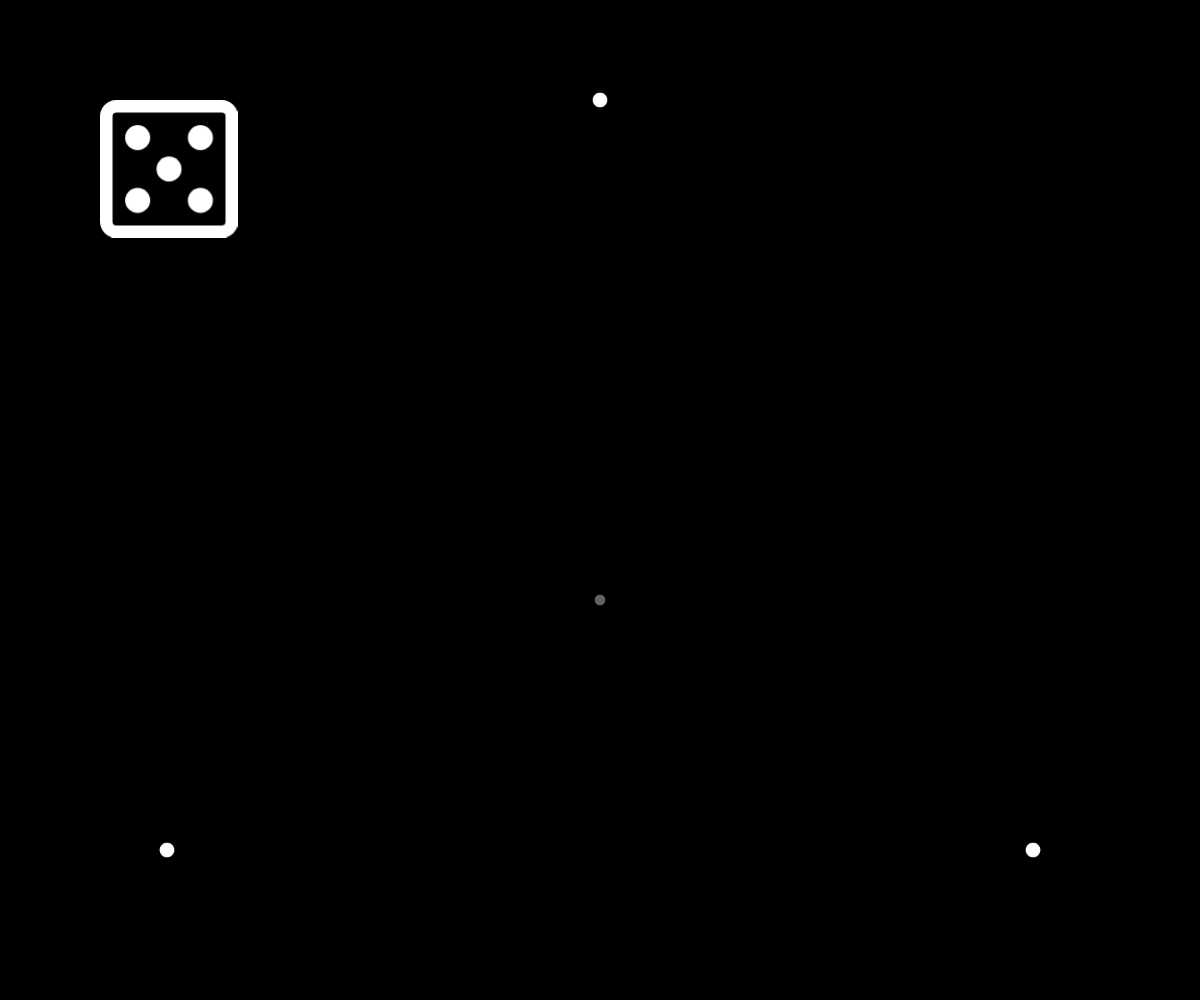
Frame 1 (no input)
Frame 60 (no input): identical to frame 1, image omitted
Frame 120 (the mouse pressed at the canvas centre since frame 60): identical to frame 1, image omitted

The p5.js sketch that drew this single still picture (run headless with seeded random() and noise() and a simulated clock; from frame 60 on, the mouse is pressed at the canvas centre):

// p5.js sketch
// ── sketch.js

var n = 2;
var vel = 1;
var chaos;
var die;
var diePos;
var auto = false;
const ANIMATION_STEPS = 60;
function setup() {
  createCanvas(windowWidth,windowHeight).position(0,0);
  stroke(255);
  noStroke();
  diePos = createVector(100,100);
  chaos = new ChaosGame(1)
  die = new Dice(height/8);
  chaos.reset('111','111','111',0.5);
  // frameRate(1);
  background(0);
}

function draw() {
  background(0);
  // die.canv.clear();
  chaos.canv.clear();
  chaos.canv.image(chaos.rawCanv,0,0);
  chaos.canv.image(chaos.overCanv,0,0);
  chaos.animate();
  image(chaos.canv,width/2-height/2,0,height,height);
  if (auto){
    die.roll();
    chaos.step();
  }
  die.show();
  image(die.canv,diePos.x,diePos.y)

}

function mousePressed() {
  if (die.hoveredOver()){
    die.roll();
    chaos.step();
  }
}

function keyPressed(){
  if (key === 'a' || key === 'ф'){
    auto = !auto;
  }
}

function Dice(w){
  this.SW = w/20;
  this.val = floor(random(6))+1;
  this.w = w;
  this.canv = createGraphics(this.w+2*this.SW,this.w+2*this.SW)
  this.show = function(){
    let d = this.SW;
    this.canv.clear();
    this.canv.stroke(255);
    this.canv.strokeWeight(d*2);
    this.canv.noFill();
    this.canv.rect(d,d,this.w,this.w,10);
    this.canv.strokeWeight(d*4);
    switch (this.val) {
      case 1:
      this.canv.point(this.w/2+d,this.w/2+d);
      break;
      case 2:
      this.canv.point(3*this.w/4+d,this.w/4+d);
      this.canv.point(this.w/4+d,3*this.w/4+d);
      break;
      case 3:
      this.canv.point(this.w/2+d,this.w/2+d);
      this.canv.point(3*this.w/4+d,this.w/4+d);
      this.canv.point(this.w/4+d,3*this.w/4+d);
      break;
      case 4:
      this.canv.point(3*this.w/4+d,this.w/4+d);
      this.canv.point(this.w/4+d,3*this.w/4+d);
      this.canv.point(this.w/4+d,this.w/4+d);
      this.canv.point(3*this.w/4+d,3*this.w/4+d);
      break;
      case 5:
      this.canv.point(3*this.w/4+d,this.w/4+d);
      this.canv.point(this.w/4+d,3*this.w/4+d);
      this.canv.point(this.w/4+d,this.w/4+d);
      this.canv.point(3*this.w/4+d,3*this.w/4+d);
      this.canv.point(this.w/2+d,this.w/2+d);

      break;
      case 6:
      this.canv.point(3*this.w/4+d,this.w/4+d);
      this.canv.point(this.w/4+d,3*this.w/4+d);
      this.canv.point(this.w/4+d,this.w/4+d);
      this.canv.point(3*this.w/4+d,3*this.w/4+d);
      this.canv.point(this.w/4+d,2*this.w/4+d);
      this.canv.point(3*this.w/4+d,2*this.w/4+d);
      break;
      default:
    }
  }
  this.roll = function(){
    this.val = floor(random(6))+1;
    // this.canv.clear();
  }
  this.hoveredOver = function(){
    return (mouseX>diePos.x && mouseX<diePos.x+this.canv.width && mouseY>diePos.y && mouseY < diePos.y+this.canv.width)
  }
  this.getValue = function(){
    return this.val;
  }
}

function ChaosGame(ind = 0){
  this.n;
  this.index = ind;
  this.rule;
  this.prevrule;
  this.first = true;
  this.doublerule;
  this.reseting = true;
  this.percent = 0.5;
  this.speed = 1;
  this.current;
  this.animCur;
  this.previous;
  this.counter = 0;
  this.preprevious;
  this.dl = createVector();
  this.animating = false;
  this.points = [];
  this.canv = createGraphics(1500,1500);
  this.overCanv = createGraphics(this.canv.width,this.canv.height);
  this.rawCanv = createGraphics(this.canv.width,this.canv.height);
  this.reset = function(r,pr,dr,newP){
    this.reseting = true;
    this.n = r.length;
    this.rule = r;
    this.prevrule = pr;
    this.doublerule = dr;
    this.points = [];
    this.percent = newP;
    this.canv.clear();
    this.overCanv.clear();
    this.rawCanv.clear();
    this.overCanv.stroke(0,0,255);
    this.overCanv.strokeWeight(16);
    this.rawCanv.strokeWeight(16);
    for (let i = 0; i < this.n; i++) {
      let angle = i * TWO_PI / this.n - PI/2;
      if (this.n%2 == 0 ){
        angle+=PI/this.n;
      }
      let v = p5.Vector.fromAngle(angle);
      this.points.push(v.copy().mult(this.canv.height / 2).add(this.canv.width / 2, this.canv.height / 2*1.2));

    }
    this.current = createVector(this.canv.height/2,this.canv.height/2*1.2)
    this.previous = floor(random(this.n+1));
    this.preprevious = floor(random(this.n+1));
    this.rawCanv.background(0);
    this.rawCanv.stroke(255);
    this.rawCanv.strokeWeight(22);
    for (let p of this.points) {
      this.rawCanv.point(p.x, p.y);
    }
    // this.canv.strokeWeight(3);
    // this.canv.stroke(255,50);
    // this.canv.noFill()
    // this.canv.ellipse(this.canv.width / 2, this.canv.height / 2*1.2,this.canv.height)
    this.rawCanv.strokeWeight(16);
    this.rawCanv.stroke(255,100);
    this.rawCanv.point(this.current.x, this.current.y);

    this.canv.image(this.rawCanv,0,0);

    this.reseting = false;
  }


  this.animate = function(){
    for (let i = 0;i<1;i++){
      if (this.animating && this.counter<ANIMATION_STEPS){
        this.counter++;
        this.animCur.add(this.dl);
        this.overCanv.clear();
        this.overCanv.point(this.animCur.x,this.animCur.y);
        // this.canv.image(this.overCanv,0,0);


      } else {
        this.animating = false;
        this.counter = 0;
        break;
      }
    }
  }

  this.step = function(){
    if(!this.first){
      this.rawCanv.point(this.current.x, this.current.y);
    }
    // this.canv.stroke(255);
    // for (let p of this.points){
    //   this.canv.point(p.x,p.y);
    // }
    for (let i = 0; i < this.speed; i++) {
      // this.overCanv.clear();
      // this.canv.clear();
      // this.overCanv.point(this.current.x, this.current.y);
      // this.canv.image(this.rawCanv,0,0);
      // this.canv.image(this.overCanv,0,0);
      this.animCur = this.current.copy();
      // let possibleNext = [];
      // let pInd = this.previous;
      // let ppInd = this.preprevious;
      // console.log(ppInd);

      // let dp = (this.n-pInd)%this.n;
      // let dpp = (this.n-ppInd)%this.n;
      // for (let i = 0;i<this.points.length;i++) {
      //   if (this.rule[(dp+i)%this.n] == 1 && this.prevrule[(dpp+i)%this.n] == 1
      //   && (dp!=dpp || this.doublerule[(dp+i)%this.n] == 1)    ){
      //     possibleNext.push(i%this.n)
      //   }
      // }
      // console.log(possibleNext);

      // let next = random(possibleNext);

      let next = ceil(die.getValue()/2)-1;



      if (next!= undefined){}else{break;}
      let save = this.current.copy();
      this.current.x = lerp(this.current.x, this.points[next].x, this.percent);
      this.current.y = lerp(this.current.y, this.points[next].y, this.percent);
      this.dl = p5.Vector.sub(this.current,save).mult(1/ANIMATION_STEPS);
      // console.log(this.dl)
      this.preprevious = this.previous;
      this.previous = next;
      this.first = false;

      this.animating = true;
    }
  }
}
